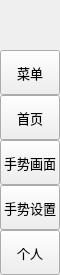
        <widget class="QFrame" name="leftMenuBg">
         <property name="minimumSize">
          <size>
           <width>60</width>
           <height>0</height>
          </size>
         </property>
         <property name="maximumSize">
          <size>
           <width>60</width>
           <height>16777215</height>
          </size>
         </property>
         <property name="frameShape">
          <enum>QFrame::NoFrame</enum>
         </property>
         <property name="frameShadow">
          <enum>QFrame::Raised</enum>
         </property>
         <layout class="QVBoxLayout" name="verticalLayout_3">
          <property name="spacing">
           <number>0</number>
          </property>
          <property name="leftMargin">
           <number>0</number>
          </property>
          <property name="topMargin">
           <number>0</number>
          </property>
          <property name="rightMargin">
           <number>0</number>
          </property>
          <property name="bottomMargin">
           <number>0</number>
          </property>
          <item>
           <widget class="QFrame" name="topLogoInfo">
            <property name="minimumSize">
             <size>
              <width>0</width>
              <height>50</height>
             </size>
            </property>
            <property name="maximumSize">
             <size>
              <width>16777215</width>
              <height>50</height>
             </size>
            </property>
            <property name="frameShape">
             <enum>QFrame::NoFrame</enum>
            </property>
            <property name="frameShadow">
             <enum>QFrame::Raised</enum>
            </property>
            <widget class="QFrame" name="topLogo">
             <property name="geometry">
              <rect>
               <x>10</x>
               <y>5</y>
               <width>42</width>
               <height>42</height>
              </rect>
             </property>
             <property name="minimumSize">
              <size>
               <width>42</width>
               <height>42</height>
              </size>
             </property>
             <property name="maximumSize">
              <size>
               <width>42</width>
               <height>42</height>
              </size>
             </property>
             <property name="frameShape">
              <enum>QFrame::NoFrame</enum>
             </property>
             <property name="frameShadow">
              <enum>QFrame::Raised</enum>
             </property>
            </widget>
            <widget class="QLabel" name="titleLeftApp">
             <property name="geometry">
              <rect>
               <x>70</x>
               <y>8</y>
               <width>160</width>
               <height>20</height>
              </rect>
             </property>
             <property name="font">
              <font>
               <family>Segoe UI Semibold</family>
               <pointsize>12</pointsize>
               <italic>false</italic>
               <bold>false</bold>
              </font>
             </property>
             <property name="text">
              <string>手势识别</string>
             </property>
             <property name="alignment">
              <set>Qt::AlignLeading|Qt::AlignLeft|Qt::AlignTop</set>
             </property>
            </widget>
            <widget class="QLabel" name="titleLeftDescription">
             <property name="geometry">
              <rect>
               <x>70</x>
               <y>27</y>
               <width>160</width>
               <height>16</height>
              </rect>
             </property>
             <property name="maximumSize">
              <size>
               <width>16777215</width>
               <height>16</height>
              </size>
             </property>
             <property name="font">
              <font>
               <family>Segoe UI</family>
               <pointsize>8</pointsize>
               <italic>false</italic>
               <bold>false</bold>
              </font>
             </property>
             <property name="text">
              <string>基于OpenCV技术</string>
             </property>
             <property name="alignment">
              <set>Qt::AlignLeading|Qt::AlignLeft|Qt::AlignTop</set>
             </property>
            </widget>
           </widget>
          </item>
          <item>
           <widget class="QFrame" name="leftMenuFrame">
            <property name="frameShape">
             <enum>QFrame::NoFrame</enum>
            </property>
            <property name="frameShadow">
             <enum>QFrame::Raised</enum>
            </property>
            <layout class="QVBoxLayout" name="verticalMenuLayout">
             <property name="spacing">
              <number>0</number>
             </property>
             <property name="leftMargin">
              <number>0</number>
             </property>
             <property name="topMargin">
              <number>0</number>
             </property>
             <property name="rightMargin">
              <number>0</number>
             </property>
             <property name="bottomMargin">
              <number>0</number>
             </property>
             <item>
              <widget class="QFrame" name="toggleBox">
               <property name="maximumSize">
                <size>
                 <width>16777215</width>
                 <height>45</height>
                </size>
               </property>
               <property name="frameShape">
                <enum>QFrame::NoFrame</enum>
               </property>
               <property name="frameShadow">
                <enum>QFrame::Raised</enum>
               </property>
               <layout class="QVBoxLayout" name="verticalLayout_4">
                <property name="spacing">
                 <number>0</number>
                </property>
                <property name="leftMargin">
                 <number>0</number>
                </property>
                <property name="topMargin">
                 <number>0</number>
                </property>
                <property name="rightMargin">
                 <number>0</number>
                </property>
                <property name="bottomMargin">
                 <number>0</number>
                </property>
                <item>
                 <widget class="QPushButton" name="toggleButton">
                  <property name="sizePolicy">
                   <sizepolicy hsizetype="Expanding" vsizetype="Fixed">
                    <horstretch>0</horstretch>
                    <verstretch>0</verstretch>
                   </sizepolicy>
                  </property>
                  <property name="minimumSize">
                   <size>
                    <width>0</width>
                    <height>45</height>
                   </size>
                  </property>
                  <property name="font">
                   <font>
                    <family>Segoe UI</family>
                    <pointsize>10</pointsize>
                    <italic>false</italic>
                    <bold>false</bold>
                   </font>
                  </property>
                  <property name="cursor">
                   <cursorShape>PointingHandCursor</cursorShape>
                  </property>
                  <property name="layoutDirection">
                   <enum>Qt::LeftToRight</enum>
                  </property>
                  <property name="styleSheet">
                   <string notr="true">background-image: url(:/icons/images/icons/icon_menu.png);</string>
                  </property>
                  <property name="text">
                   <string>菜单</string>
                  </property>
                 </widget>
                </item>
               </layout>
              </widget>
             </item>
             <item alignment="Qt::AlignTop">
              <widget class="QFrame" name="topMenu">
               <property name="frameShape">
                <enum>QFrame::NoFrame</enum>
               </property>
               <property name="frameShadow">
                <enum>QFrame::Raised</enum>
               </property>
               <layout class="QVBoxLayout" name="verticalLayout_8">
                <property name="spacing">
                 <number>0</number>
                </property>
                <property name="leftMargin">
                 <number>0</number>
                </property>
                <property name="topMargin">
                 <number>0</number>
                </property>
                <property name="rightMargin">
                 <number>0</number>
                </property>
                <property name="bottomMargin">
                 <number>0</number>
                </property>
                <item>
                 <widget class="QPushButton" name="btn_home">
                  <property name="sizePolicy">
                   <sizepolicy hsizetype="Expanding" vsizetype="Fixed">
                    <horstretch>0</horstretch>
                    <verstretch>0</verstretch>
                   </sizepolicy>
                  </property>
                  <property name="minimumSize">
                   <size>
                    <width>0</width>
                    <height>45</height>
                   </size>
                  </property>
                  <property name="font">
                   <font>
                    <family>Segoe UI</family>
                    <pointsize>10</pointsize>
                    <italic>false</italic>
                    <bold>false</bold>
                   </font>
                  </property>
                  <property name="cursor">
                   <cursorShape>PointingHandCursor</cursorShape>
                  </property>
                  <property name="layoutDirection">
                   <enum>Qt::LeftToRight</enum>
                  </property>
                  <property name="styleSheet">
                   <string notr="true">background-image: url(:/icons/images/icons/cil-home.png);</string>
                  </property>
                  <property name="text">
                   <string>首页</string>
                  </property>
                 </widget>
                </item>
                <item>
                 <widget class="QPushButton" name="btn_new">
                  <property name="sizePolicy">
                   <sizepolicy hsizetype="Expanding" vsizetype="Fixed">
                    <horstretch>0</horstretch>
                    <verstretch>0</verstretch>
                   </sizepolicy>
                  </property>
                  <property name="minimumSize">
                   <size>
                    <width>0</width>
                    <height>45</height>
                   </size>
                  </property>
                  <property name="font">
                   <font>
                    <family>Segoe UI</family>
                    <pointsize>10</pointsize>
                    <italic>false</italic>
                    <bold>false</bold>
                   </font>
                  </property>
                  <property name="cursor">
                   <cursorShape>PointingHandCursor</cursorShape>
                  </property>
                  <property name="layoutDirection">
                   <enum>Qt::LeftToRight</enum>
                  </property>
                  <property name="styleSheet">
                   <string notr="true">background-image: url(:/icons/images/icons/cil-hand-point-right.png);</string>
                  </property>
                  <property name="text">
                   <string>手势画面</string>
                  </property>
                 </widget>
                </item>
                <item>
                 <widget class="QPushButton" name="btn_new_2">
                  <property name="sizePolicy">
                   <sizepolicy hsizetype="Expanding" vsizetype="Fixed">
                    <horstretch>0</horstretch>
                    <verstretch>0</verstretch>
                   </sizepolicy>
                  </property>
                  <property name="minimumSize">
                   <size>
                    <width>0</width>
                    <height>45</height>
                   </size>
                  </property>
                  <property name="font">
                   <font>
                    <family>Segoe UI</family>
                    <pointsize>10</pointsize>
                    <italic>false</italic>
                    <bold>false</bold>
                   </font>
                  </property>
                  <property name="cursor">
                   <cursorShape>PointingHandCursor</cursorShape>
                  </property>
                  <property name="layoutDirection">
                   <enum>Qt::LeftToRight</enum>
                  </property>
                  <property name="styleSheet">
                   <string notr="true">background-image: url(:/icons/images/icons/cil-align-left.png);</string>
                  </property>
                  <property name="text">
                   <string>手势设置</string>
                  </property>
                 </widget>
                </item>
               </layout>
              </widget>
             </item>
             <item alignment="Qt::AlignBottom">
              <widget class="QFrame" name="bottomMenu">
               <property name="frameShape">
                <enum>QFrame::NoFrame</enum>
               </property>
               <property name="frameShadow">
                <enum>QFrame::Raised</enum>
               </property>
               <layout class="QVBoxLayout" name="verticalLayout_9">
                <property name="spacing">
                 <number>0</number>
                </property>
                <property name="leftMargin">
                 <number>0</number>
                </property>
                <property name="topMargin">
                 <number>0</number>
                </property>
                <property name="rightMargin">
                 <number>0</number>
                </property>
                <property name="bottomMargin">
                 <number>0</number>
                </property>
                <item>
                 <widget class="QPushButton" name="toggleLeftBox">
                  <property name="sizePolicy">
                   <sizepolicy hsizetype="Expanding" vsizetype="Fixed">
                    <horstretch>0</horstretch>
                    <verstretch>0</verstretch>
                   </sizepolicy>
                  </property>
                  <property name="minimumSize">
                   <size>
                    <width>0</width>
                    <height>45</height>
                   </size>
                  </property>
                  <property name="font">
                   <font>
                    <family>Segoe UI</family>
                    <pointsize>10</pointsize>
                    <italic>false</italic>
                    <bold>false</bold>
                   </font>
                  </property>
                  <property name="cursor">
                   <cursorShape>PointingHandCursor</cursorShape>
                  </property>
                  <property name="layoutDirection">
                   <enum>Qt::LeftToRight</enum>
                  </property>
                  <property name="styleSheet">
                   <string notr="true">background-image: url(:/icons/images/icons/cil-people.png)</string>
                  </property>
                  <property name="text">
                   <string>个人</string>
                  </property>
                 </widget>
                </item>
               </layout>
              </widget>
             </item>
            </layout>
           </widget>
          </item>
         </layout>
        </widget>
